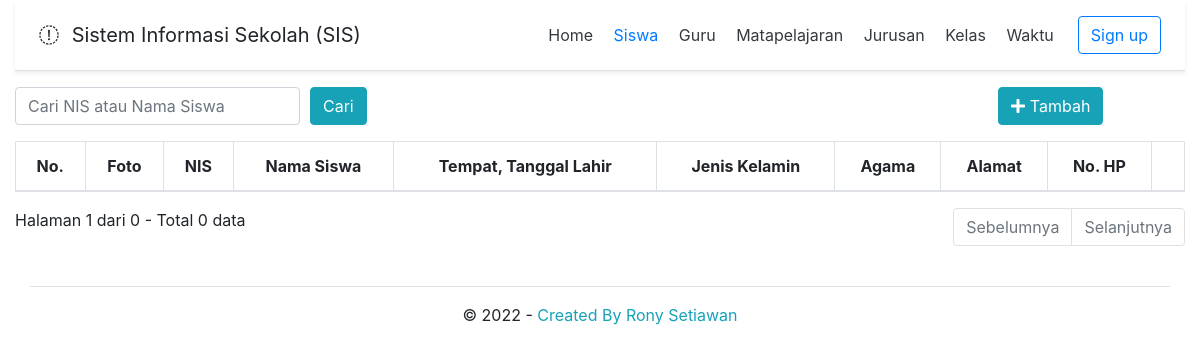
/?page=siswa, run on an earlier commit of the app's database.
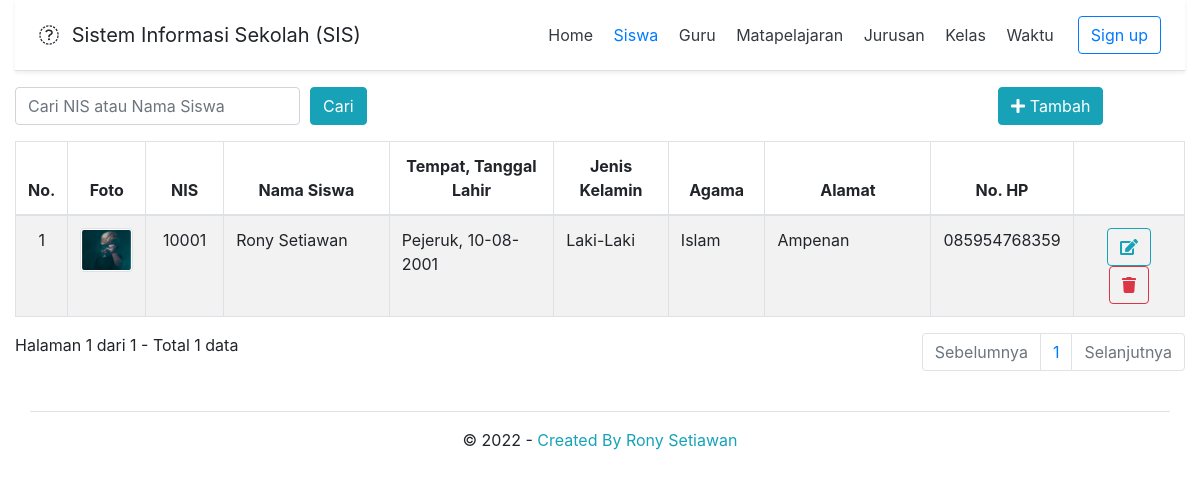
And on a later commit of the database.
### tables this page shows
CREATE TABLE `tbl_siswa` (
  `nis` varchar(10) NOT NULL,
  `nama` varchar(30) NOT NULL,
  `tempat_lahir` varchar(50) NOT NULL,
  `tanggal_lahir` date NOT NULL,
  `jenis_kelamin` enum('Laki-Laki','Perempuan') NOT NULL,
  `agama` varchar(20) NOT NULL,
  `alamat` varchar(50) NOT NULL,
  `no_hp` varchar(12) NOT NULL,
  `foto` varchar(80) NOT NULL
);

### siswa.php (the view, shortened to what this page needs)
<?php
if (isset($_POST['cari'])) {
  $cari = $_POST['cari'];
}
else {
  $cari = "";
}
?>
<div class="row">
  <div class="col-md-12">
    <form class="mb-3" action="index.php" method="post">
      <div class="form-row">
        <div class="col-3">
          <input type="text" class="form-control" name="cari" placeholder="Cari NIS atau Nama Siswa" value="<?= $cari; ?>">
        </div>
        <div class="col-7">
          <button type="submit" class="btn btn-info">Cari</button>
        </div>
        <div class="col-2">
          <a class="btn btn-info" href="?page=siswaTambah" role="button"><i class="fas fa-plus"></i> Tambah</a>
        </div>
      </div>
    </form>
    <table class="table table-striped table-bordered">
      <thead>
        <tr>
          <th>No.</th>
          <th>Foto</th>
          <th>NIS</th>
          <th>Nama Siswa</th>
          <th>Tempat, Tanggal Lahir</th>
          <th>Jenis Kelamin</th>
          <th>Agama</th>
          <th>Alamat</th>
          <th>No. HP</th>
          <th></th>
        </tr>
      </thead>
      <tbody>
        <?php
        $batas = 5;
        if (isset($cari)) {
          $query_jumlah = mysqli_query($db, "SELECT count(nis) as jumlah FROM tbl_siswa WHERE nis LIKE '%$cari%' OR nama LIKE '%$cari%'")
            or die('Ada kesalahan pada query jumlah_record: ' . mysqli_error($db));
        }
        else {
          $query_jumlah = mysqli_query($db, "SELECT count(nis) as jumlah FROM tbl_siswa")
            or die('Ada kesalahan pada query jumlah_record: ' . mysqli_error($db));
        }
        $data_jumlah = mysqli_fetch_assoc($query_jumlah);
        $jumlah      = $data_jumlah['jumlah'];
        $halaman     = ceil($jumlah / $batas);
        $page        = (isset($_GET['hal'])) ? (int)$_GET['hal'] : 1;
        $mulai       = ($page - 1) * $batas;
        $no = $mulai + 1;
        if (isset($cari)) {
          $query = mysqli_query($db, "SELECT * FROM tbl_siswa WHERE nis LIKE '%$cari%' OR nama LIKE '%$cari%'  ORDER BY nis DESC LIMIT $mulai, $batas")
            or die('Ada kesalahan pada query siswa: ' . mysqli_error($db));
        }
        else {
          $query = mysqli_query($db, "SELECT * FROM tbl_siswa ORDER BY nis DESC LIMIT $mulai, $batas")
            or die('Ada kesalahan pada query siswa: ' . mysqli_error($db));
        }
        while ($data = mysqli_fetch_assoc($query)) { ?>
          <tr>
            <td width="30" class="center"><?= $no; ?></td>
            <td width="45" class="center"><img class="foto-thumbnail" src='foto/<?= $data['foto']; ?>' alt="Foto Siswa"></td>
            <td width="80" class="center"><?= $data['nis']; ?></td>
            <td width="180"><?= $data['nama']; ?></td>
            <td width="180"><?= $data['tempat_lahir']; ?>, <?= date('d-m-Y', strtotime($data['tanggal_lahir'])); ?></td>
            <td width="120"><?= $data['jenis_kelamin']; ?></td>
            <td width="100"><?= $data['agama']; ?></td>
            <td width="180"><?= $data['alamat']; ?></td>
            <td width="70" class="center"><?= $data['no_hp']; ?></td>
            <td width="120" class="center">
              <a title="Ubah" class="btn btn-outline-info" href="?page=siswaUbah&nis=<?= $data['nis']; ?>"><i class="fas fa-edit"></i></a>
              <a title="Hapus" class="btn btn-outline-danger" href="siswa_proses_hapus.php?nis=<?= $data['nis']; ?>" onclick="return confirm('Anda yakin ingin menghapus siswa <?= $data['nama']; ?>?');"><i class="fas fa-trash"></i></a>
            </td>
          </tr>
        <?php
          $no++;
        } ?>
      </tbody>
    </table>
    <?php
    if (empty($_GET['hal'])) {
      $halaman_aktif = '1';
    }
    else {
      $halaman_aktif = $_GET['hal'];
    }
    ?>
    <div class="row">
      <div class="col">
        <a>
          Halaman <?= $halaman_aktif; ?> dari <?= $halaman; ?> -
          Total <?= $jumlah; ?> data
        </a>
      </div>
      <div class="col">
        <nav aria-label="Page navigation example">
          <ul class="pagination justify-content-end">
            <?php
            if ($halaman_aktif <= '1') { ?>
              <li class="page-item disabled"> <span class="page-link">Sebelumnya</span></li>
            <?php
            }
            else { ?>
              <li class="page-item"><a class="page-link" href="?hal=<?= $page - 1 ?>">Sebelumnya</a></li>
            <?php } ?>
            <?php
            for ($x = 1; $x <= $halaman; $x++) { ?>
              <li class="page-item"><a class="page-link" href="?hal=<?= $x ?>"><?= $x ?></a></li>
            <?php } ?>
            <?php
            if ($halaman_aktif >= $halaman) { ?>
              <li class="page-item disabled"> <span class="page-link">Selanjutnya</span></li>
            <?php
            }
            else { ?>
              <li class="page-item"><a class="page-link" href="?hal=<?= $page + 1 ?>">Selanjutnya</a></li>
            <?php } ?>
          </ul>
        </nav>
      </div>
    </div>
  </div>
</div>

What changed in the data, as far as the page shows it:
added tbl_siswa: foto (picture), nis "10001", nama "Rony Setiawan", tempat_lahir "Pejeruk", tanggal_lahir "10-08-2001", jenis_kelamin "Laki-Laki", agama "Islam", alamat "Ampenan", no_hp "085954768359"
Also different on the page:
$halaman: "0" → "1"
$jumlah: "0" → "1"
new list line: "1"
